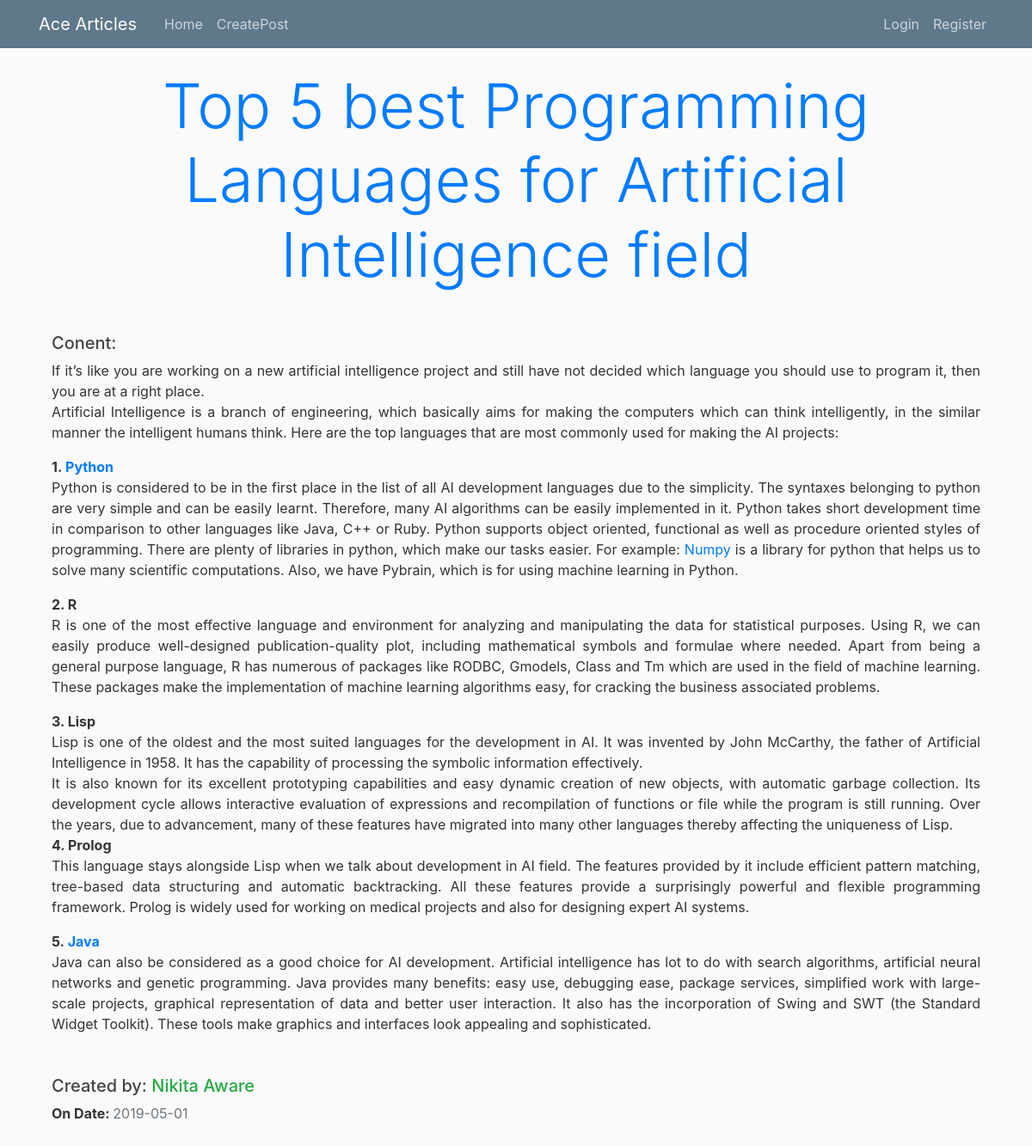
Screenshot of /post/2/read with the database file from the repository.
### acearticle.py (models this page shows, shortened)
class Articles(db.Model):
	id = db.Column(db.Integer, primary_key = True)
	title = db.Column(db.String(100), nullable = False)
	date_posted = db.Column(db.DateTime, nullable = False, default = datetime.utcnow)
	content = db.Column(db.Text, nullable = False)
	popularity = db.Column(db.Integer, default = 0)
	user_id = db.Column(db.Integer, db.ForeignKey('user.id'), nullable = False)

class User(db.Model):
	id = db.Column(db.Integer, primary_key=True)
	username = db.Column(db.String(25), nullable = False)
	email = db.Column(db.String(), unique = True, nullable = False)
	password = db.Column(db.String(60), nullable = False)
	birthdate = db.Column(db.DateTime, nullable = False)
	city = db.Column(db.String(25), nullable = False)
	country = db.Column(db.String(25), nullable = False)
	image_file = db.Column(db.String(20), nullable=False, default='default.jpg')
	articles = db.relationship('Articles', backref='author', lazy=True)

### acearticle.py (the view)
@app.route("/post/<int:post_id>/read")
def read_post(post_id):
    post = Articles.query.get_or_404(post_id)
    return render_template('read_article.html', title='articles', post=post)

### templates/read_article.html (shortened to what this page needs)
<!DOCTYPE html>
<html>
<head>
    <link rel="stylesheet" href="https://maxcdn.bootstrapcdn.com/bootstrap/4.0.0/css/bootstrap.min.css">
    <link rel="stylesheet" type="text/css" href="{{ url_for('static', filename='main.css') }}">
</head>
<body>
    <header class="site-header">
      <nav class="navbar navbar-expand-md navbar-dark bg-steel fixed-top">
        <div class="container">
          <a class="navbar-brand mr-4" href="/">Ace Articles</a>
          <div class="collapse navbar-collapse" id="navbarToggle">
            <div class="navbar-nav mr-auto">
              <a class="nav-item nav-link" href="/">Home</a>
              <a class="nav-item nav-link" href="/new/post">CreatePost</a>
            </div>
            <div class="navbar-nav">
              {% if current_user.is_authenticated %}
                <a class="nav-item nav-link" href="/logout">Logout</a>
                <span><a class="nav-item nav-link">{{current_user.username}}</a></span>
              {% else %}
                <a class="nav-item nav-link" href="/login">Login</a>
                <a class="nav-item nav-link" href="/register">Register</a>
              {% endif %}
            </div>
          </div>
        </div>
      </nav>
    </header>
    <main role="main" class="container">
      <div>
        <div>
          <header>
            <div class="container">
              <div>
                <div>
                  <h4 class="display-3 text-primary text-center">{{post.title}}</h4>
                </div>
              </div>
            </div>
          </header>
          <section class="my-5">
            <div class="container-fluid text-justify">
              <div>
                <div>
                  <p><h5>Conent: </h5>{{post.content | safe}}</p>
                  <p class="mt-5">
                    <h5>Created by: <a class='text-success'>{{post.author.username}}</a></h5>
                    <p><b>On Date: </b><a class="text-muted">{{post.date_posted.date()}}</a></p>
                  </p>
                </div>
              </div>
            </div>
          </section>
        </div>
      </div>
    </main>
</body>
</html>

### static/main.css (style rules this page uses)
body { background: #fafafa; color: #333333; margin-top: 5rem; }
h1, h2, h3, h4, h5, h6 { color: #444444; }
.bg-steel { background-color: #5f788a; }
.site-header .navbar-nav .nav-link { color: #cbd5db; }

### rows the page displays
Articles: title "Top 5 best Programming Languages for Artificial Intelligence field", content "If it’s like you are working on a new artificial intelligence project and still have not decided which language you should use to program it, then you are at a right place. Artificial Intelligence is a branch of engineering, which basically aims for making the computers which can think intelligently, in the similar manner the intelligent humans think. Here are the top languages that are most commonly used for making the AI projects: 1. Python Python is considered to be in the first place in the list of all AI development languages due to the simplicity. The syntaxes belonging to python are very simple and can be easily learnt. Therefore, many AI algorithms can be easily implemented in it.…", date_posted "2019-05-01"
User: author.username "Nikita Aware"
